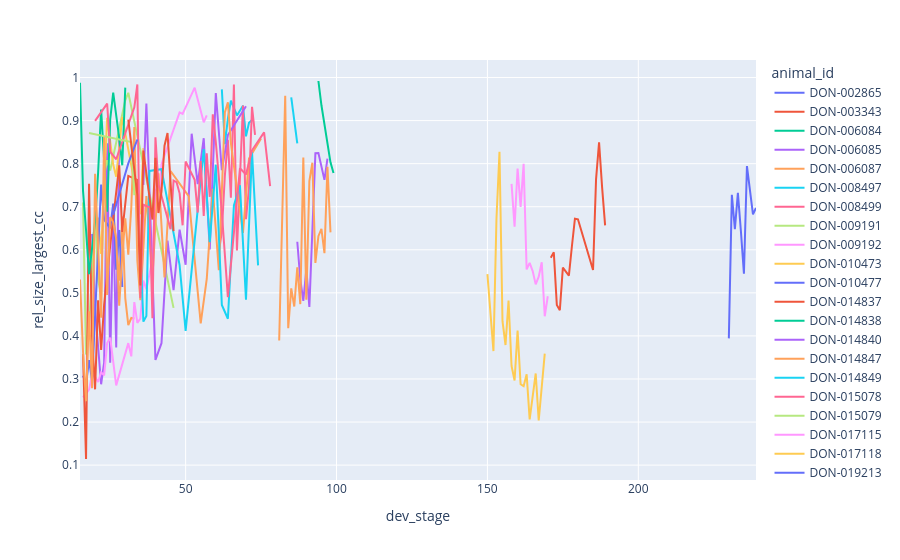

Notebook code cell kept with this figure:
### Code cell
summaries_df_connect_thresh["rel_size_largest_cc"] = (
    summaries_df_connect_thresh["size_largest_cc"]
    / summaries_df_connect_thresh["num_neurons"]
)
fig = px.line(
    summaries_df_connect_thresh,
    x="dev_stage",
    y="rel_size_largest_cc",
    color="animal_id",
)
fig.show()

### Figure 1 — Plotly figure (JSON) as saved in the notebook; plotly's stock layout.template omitted (floating-point values rounded to 4 significant figures)
{"data": [{"hovertemplate": "animal_id=DON-002865<br>dev_stage=%{x}<br>rel_size_largest_cc=%{y}<extra></extra>", "legendgroup": "DON-002865", "line": {"color": "#636efa", "dash": "solid"}, "marker": {"symbol": "circle"}, "mode": "lines", "name": "DON-002865", "orientation": "v", "showlegend": true, "type": "scatter", "x": [230, 231, 232, 233, 234, 235, 236, 238, 239], "xaxis": "x", "y": [0.3943, 0.7278, 0.6481, 0.7321, 0.643, 0.5443, 0.7944, 0.6823, 0.6971], "yaxis": "y"}, {"hovertemplate": "animal_id=DON-003343<br>dev_stage=%{x}<br>rel_size_largest_cc=%{y}<extra></extra>", "legendgroup": "DON-003343", "line": {"color": "#EF553B", "dash": "solid"}, "marker": {"symbol": "circle"}, "mode": "lines", "name": "DON-003343", "orientation": "v", "showlegend": true, "type": "scatter", "x": [171, 172, 173, 174, 175, 177, 178, 179, 180, 184, 185, 186, 187, 188, 189], "xaxis": "x", "y": [0.5817, 0.5941, 0.4721, 0.4597, 0.5586, 0.5399, 0.6083, 0.6723, 0.6709, 0.5729, 0.553, 0.7636, 0.8493, 0.7454, 0.6567], "yaxis": "y"}, {"hovertemplate": "animal_id=DON-006084<br>dev_stage=%{x}<br>rel_size_largest_cc=%{y}<extra></extra>", "legendgroup": "DON-006084", "line": {"color": "#00cc96", "dash": "solid"}, "marker": {"symbol": "circle"}, "mode": "lines", "name": "DON-006084", "orientation": "v", "showlegend": true, "type": "scatter", "x": [20], "xaxis": "x", "y": [0.8278], "yaxis": "y"}, {"hovertemplate": "animal_id=DON-006085<br>dev_stage=%{x}<br>rel_size_largest_cc=%{y}<extra></extra>", "legendgroup": "DON-006085", "line": {"color": "#ab63fa", "dash": "solid"}, "marker": {"symbol": "circle"}, "mode": "lines", "name": "DON-006085", "orientation": "v", "showlegend": true, "type": "scatter", "x": [19, 20, 22, 23, 24, 25, 26, 27, 28], "xaxis": "x", "y": [0.6366, 0.4621, 0.2877, 0.3388, 0.8475, 0.3379, 0.6775, 0.3731, 0.8681], "yaxis": "y"}, {"hovertemplate": "animal_id=DON-006087<br>dev_stage=%{x}<br>rel_size_largest_cc=%{y}<extra></extra>", "legendgroup": "DON-006087", "line": {"color": "#FFA15A", "dash": "solid"}, "marker": {"symbol": "circle"}, "mode": "lines", "name": "DON-006087", "orientation": "v", "showlegend": true, "type": "scatter", "x": [26, 28, 29, 30, 31, 32, 33], "xaxis": "x", "y": [0.6925, 0.5285, 0.6775, 0.4879, 0.4251, 0.4417, 0.4404], "yaxis": "y"}, {"hovertemplate": "animal_id=DON-008497<br>dev_stage=%{x}<br>rel_size_largest_cc=%{y}<extra></extra>", "legendgroup": "DON-008497", "line": {"color": "#19d3f3", "dash": "solid"}, "marker": {"symbol": "circle"}, "mode": "lines", "name": "DON-008497", "orientation": "v", "showlegend": true, "type": "scatter", "x": [62, 63, 64, 65, 67, 69, 70, 71, 72], "xaxis": "x", "y": [0.9724, 0.8454, 0.9044, 0.9466, 0.912, 0.9346, 0.8635, 0.8949, 0.9015], "yaxis": "y"}, {"hovertemplate": "animal_id=DON-008499<br>dev_stage=%{x}<br>rel_size_largest_cc=%{y}<extra></extra>", "legendgroup": "DON-008499", "line": {"color": "#FF6692", "dash": "solid"}, "marker": {"symbol": "circle"}, "mode": "lines", "name": "DON-008499", "orientation": "v", "showlegend": true, "type": "scatter", "x": [61, 62, 63, 64, 65, 66, 67, 69, 70, 71, 72, 73], "xaxis": "x", "y": [0.5947, 0.6423, 0.7719, 0.8554, 0.7209, 0.9841, 0.5985, 0.9349, 0.6712, 0.7439, 0.9321, 0.8671], "yaxis": "y"}, {"hovertemplate": "animal_id=DON-009191<br>dev_stage=%{x}<br>rel_size_largest_cc=%{y}<extra></extra>", "legendgroup": "DON-009191", "line": {"color": "#B6E880", "dash": "solid"}, "marker": {"symbol": "circle"}, "mode": "lines", "name": "DON-009191", "orientation": "v", "showlegend": true, "type": "scatter", "x": [16, 17, 18, 19, 20, 21, 22, 23, 24, 25, 30, 31, 46], "xaxis": "x", "y": [0.7101, 0.3567, 0.4296, 0.5382, 0.6865, 0.5297, 0.4967, 0.7743, 0.8079, 0.7841, 0.947, 0.9647, 0.4651], "yaxis": "y"}, {"hovertemplate": "animal_id=DON-009192<br>dev_stage=%{x}<br>rel_size_largest_cc=%{y}<extra></extra>", "legendgroup": "DON-009192", "line": {"color": "#FF97FF", "dash": "solid"}, "marker": {"symbol": "circle"}, "mode": "lines", "name": "DON-009192", "orientation": "v", "showlegend": true, "type": "scatter", "x": [16, 18, 19, 20, 21, 22, 23, 24, 25, 27, 31, 32, 33, 34, 35, 36, 37, 39, 40, 41, 42, 48, 49, 53, 56, 57], "xaxis": "x", "y": [0.2572, 0.2753, 0.3091, 0.306, 0.2929, 0.3156, 0.3086, 0.3835, 0.3959, 0.2852, 0.3833, 0.3526, 0.4786, 0.4304, 0.4401, 0.5288, 0.5086, 0.5762, 0.7414, 0.6868, 0.7987, 0.9191, 0.9158, 0.9766, 0.8961, 0.9124], "yaxis": "y"}, {"hovertemplate": "animal_id=DON-010473<br>dev_stage=%{x}<br>rel_size_largest_cc=%{y}<extra></extra>", "legendgroup": "DON-010473", "line": {"color": "#FECB52", "dash": "solid"}, "marker": {"symbol": "circle"}, "mode": "lines", "name": "DON-010473", "orientation": "v", "showlegend": true, "type": "scatter", "x": [21, 22, 24, 26, 27, 29, 35, 36], "xaxis": "x", "y": [0.6751, 0.5906, 0.9067, 0.7981, 0.7697, 0.9088, 0.6825, 0.8361], "yaxis": "y"}, {"hovertemplate": "animal_id=DON-010477<br>dev_stage=%{x}<br>rel_size_largest_cc=%{y}<extra></extra>", "legendgroup": "DON-010477", "line": {"color": "#636efa", "dash": "solid"}, "marker": {"symbol": "circle"}, "mode": "lines", "name": "DON-010477", "orientation": "v", "showlegend": true, "type": "scatter", "x": [16, 17, 18, 19, 22, 23, 25, 26, 27, 28, 29], "xaxis": "x", "y": [0.308, 0.2884, 0.344, 0.2964, 0.7516, 0.6702, 0.6499, 0.7074, 0.5538, 0.6461, 0.5136], "yaxis": "y"}, {"hovertemplate": "animal_id=DON-014837<br>dev_stage=%{x}<br>rel_size_largest_cc=%{y}<extra></extra>", "legendgroup": "DON-014837", "line": {"color": "#EF553B", "dash": "solid"}, "marker": {"symbol": "circle"}, "mode": "lines", "name": "DON-014837", "orientation": "v", "showlegend": true, "type": "scatter", "x": [16, 17, 18, 19, 20, 21, 22, 23, 25, 28, 29, 31, 34, 35], "xaxis": "x", "y": [0.3581, 0.1142, 0.7532, 0.3927, 0.276, 0.4826, 0.3674, 0.4726, 0.6098, 0.7962, 0.6415, 0.7716, 0.7622, 0.5631], "yaxis": "y"}, {"hovertemplate": "animal_id=DON-014838<br>dev_stage=%{x}<br>rel_size_largest_cc=%{y}<extra></extra>", "legendgroup": "DON-014838", "line": {"color": "#00cc96", "dash": "solid"}, "marker": {"symbol": "circle"}, "mode": "lines", "name": "DON-014838", "orientation": "v", "showlegend": true, "type": "scatter", "x": [15, 16, 17, 18, 20, 21, 22, 24, 25, 26, 28, 29, 30], "xaxis": "x", "y": [0.9881, 0.7367, 0.646, 0.5436, 0.6649, 0.7788, 0.9259, 0.6887, 0.9025, 0.9653, 0.8591, 0.7962, 0.9766], "yaxis": "y"}, {"hovertemplate": "animal_id=DON-014840<br>dev_stage=%{x}<br>rel_size_largest_cc=%{y}<extra></extra>", "legendgroup": "DON-014840", "line": {"color": "#ab63fa", "dash": "solid"}, "marker": {"symbol": "circle"}, "mode": "lines", "name": "DON-014840", "orientation": "v", "showlegend": true, "type": "scatter", "x": [36, 37, 40, 42, 44, 46, 48, 50, 52, 54, 56, 58, 60, 62, 64, 70], "xaxis": "x", "y": [0.7508, 0.9398, 0.3443, 0.3831, 0.6214, 0.5063, 0.647, 0.5652, 0.8696, 0.7525, 0.8592, 0.6008, 0.9641, 0.7847, 0.8664, 0.9333], "yaxis": "y"}, {"hovertemplate": "animal_id=DON-014847<br>dev_stage=%{x}<br>rel_size_largest_cc=%{y}<extra></extra>", "legendgroup": "DON-014847", "line": {"color": "#FFA15A", "dash": "solid"}, "marker": {"symbol": "circle"}, "mode": "lines", "name": "DON-014847", "orientation": "v", "showlegend": true, "type": "scatter", "x": [15, 16, 17, 18, 19, 20, 22, 23, 24, 25, 26, 27, 28, 29, 30, 31, 32, 33, 34, 35, 37, 39, 41, 43, 45, 51, 55, 57, 59, 61, 63, 64, 65, 69, 71, 75], "xaxis": "x", "y": [0.5308, 0.3632, 0.2485, 0.4571, 0.2785, 0.7767, 0.4423, 0.8636, 0.495, 0.6759, 0.6639, 0.626, 0.4702, 0.5866, 0.6731, 0.5885, 0.6988, 0.8853, 0.5754, 0.4831, 0.7249, 0.5368, 0.7778, 0.536, 0.783, 0.7249, 0.4293, 0.5323, 0.7416, 0.5526, 0.9188, 0.9425, 0.8478, 0.639, 0.8121, 0.8587], "yaxis": "y"}, {"hovertemplate": "animal_id=DON-014849<br>dev_stage=%{x}<br>rel_size_largest_cc=%{y}<extra></extra>", "legendgroup": "DON-014849", "line": {"color": "#19d3f3", "dash": "solid"}, "marker": {"symbol": "circle"}, "mode": "lines", "name": "DON-014849", "orientation": "v", "showlegend": true, "type": "scatter", "x": [35, 36, 37, 38, 42, 48, 50, 56, 58, 60, 62, 64, 66, 68, 70, 72, 74], "xaxis": "x", "y": [0.6035, 0.4332, 0.4463, 0.7832, 0.7873, 0.5644, 0.4119, 0.8339, 0.6179, 0.7977, 0.4718, 0.4399, 0.7032, 0.75, 0.4842, 0.8271, 0.5639], "yaxis": "y"}, {"hovertemplate": "animal_id=DON-015078<br>dev_stage=%{x}<br>rel_size_largest_cc=%{y}<extra></extra>", "legendgroup": "DON-015078", "line": {"color": "#FF6692", "dash": "solid"}, "marker": {"symbol": "circle"}, "mode": "lines", "name": "DON-015078", "orientation": "v", "showlegend": true, "type": "scatter", "x": [20, 24, 25, 27, 33, 34, 35, 36, 38, 39, 40, 41, 45, 46, 47, 48, 49, 50, 53, 54, 55, 56, 57, 58, 59, 60, 62, 64, 68, 70, 72, 76, 78], "xaxis": "x", "y": [0.8993, 0.9396, 0.8277, 0.8102, 0.9308, 0.9841, 0.4881, 0.7045, 0.6989, 0.4411, 0.8611, 0.7516, 0.6478, 0.7608, 0.757, 0.7311, 0.6569, 0.8052, 0.7623, 0.6865, 0.806, 0.6787, 0.8238, 0.723, 0.9145, 0.8507, 0.6872, 0.49, 0.7894, 0.775, 0.8311, 0.8728, 0.7477], "yaxis": "y"}, {"hovertemplate": "animal_id=DON-015079<br>dev_stage=%{x}<br>rel_size_largest_cc=%{y}<extra></extra>", "legendgroup": "DON-015079", "line": {"color": "#B6E880", "dash": "solid"}, "marker": {"symbol": "circle"}, "mode": "lines", "name": "DON-015079", "orientation": "v", "showlegend": true, "type": "scatter", "x": [18, 32, 33], "xaxis": "x", "y": [0.8711, 0.8503, 0.7267], "yaxis": "y"}, {"hovertemplate": "animal_id=DON-017115<br>dev_stage=%{x}<br>rel_size_largest_cc=%{y}<extra></extra>", "legendgroup": "DON-017115", "line": {"color": "#FF97FF", "dash": "solid"}, "marker": {"symbol": "circle"}, "mode": "lines", "name": "DON-017115", "orientation": "v", "showlegend": true, "type": "scatter", "x": [158, 159, 160, 161, 162, 163, 164, 165, 166, 167, 168, 169, 170], "xaxis": "x", "y": [0.753, 0.6538, 0.7886, 0.6997, 0.7997, 0.5545, 0.5697, 0.5507, 0.5197, 0.5375, 0.5711, 0.4457, 0.4921], "yaxis": "y"}, {"hovertemplate": "animal_id=DON-017118<br>dev_stage=%{x}<br>rel_size_largest_cc=%{y}<extra></extra>", "legendgroup": "DON-017118", "line": {"color": "#FECB52", "dash": "solid"}, "marker": {"symbol": "circle"}, "mode": "lines", "name": "DON-017118", "orientation": "v", "showlegend": true, "type": "scatter", "x": [150, 151, 152, 153, 154, 155, 156, 157, 158, 159, 160, 161, 162, 163, 164, 166, 167, 169], "xaxis": "x", "y": [0.5436, 0.4424, 0.3648, 0.6715, 0.8278, 0.4341, 0.3789, 0.4821, 0.3302, 0.2966, 0.4125, 0.2879, 0.2834, 0.311, 0.2063, 0.3129, 0.2036, 0.359], "yaxis": "y"}, {"hovertemplate": "animal_id=DON-019213<br>dev_stage=%{x}<br>rel_size_largest_cc=%{y}<extra></extra>", "legendgroup": "DON-019213", "line": {"color": "#636efa", "dash": "solid"}, "marker": {"symbol": "circle"}, "mode": "lines", "name": "DON-019213", "orientation": "v", "showlegend": true, "type": "scatter", "x": [26, 31, 34], "xaxis": "x", "y": [0.6812, 0.8007, 0.8562], "yaxis": "y"}, {"hovertemplate": "animal_id=DON-019542<br>dev_stage=%{x}<br>rel_size_largest_cc=%{y}<extra></extra>", "legendgroup": "DON-019542", "line": {"color": "#EF553B", "dash": "solid"}, "marker": {"symbol": "circle"}, "mode": "lines", "name": "DON-019542", "orientation": "v", "showlegend": true, "type": "scatter", "x": [31, 34, 35, 36, 39, 40, 41, 42, 43, 44, 46], "xaxis": "x", "y": [0.9022, 0.7273, 0.5173, 0.8305, 0.6703, 0.8137, 0.6854, 0.7353, 0.8418, 0.8711, 0.6434], "yaxis": "y"}, {"hovertemplate": "animal_id=DON-019608<br>dev_stage=%{x}<br>rel_size_largest_cc=%{y}<extra></extra>", "legendgroup": "DON-019608", "line": {"color": "#00cc96", "dash": "solid"}, "marker": {"symbol": "circle"}, "mode": "lines", "name": "DON-019608", "orientation": "v", "showlegend": true, "type": "scatter", "x": [94, 95, 98, 99], "xaxis": "x", "y": [0.992, 0.9356, 0.8032, 0.7785], "yaxis": "y"}, {"hovertemplate": "animal_id=DON-019609<br>dev_stage=%{x}<br>rel_size_largest_cc=%{y}<extra></extra>", "legendgroup": "DON-019609", "line": {"color": "#ab63fa", "dash": "solid"}, "marker": {"symbol": "circle"}, "mode": "lines", "name": "DON-019609", "orientation": "v", "showlegend": true, "type": "scatter", "x": [87, 88, 89, 90, 91, 93, 94, 96, 97], "xaxis": "x", "y": [0.6188, 0.531, 0.4816, 0.5551, 0.4672, 0.8245, 0.8248, 0.7623, 0.8117], "yaxis": "y"}, {"hovertemplate": "animal_id=DON-019747<br>dev_stage=%{x}<br>rel_size_largest_cc=%{y}<extra></extra>", "legendgroup": "DON-019747", "line": {"color": "#FFA15A", "dash": "solid"}, "marker": {"symbol": "circle"}, "mode": "lines", "name": "DON-019747", "orientation": "v", "showlegend": true, "type": "scatter", "x": [81, 83, 84, 85, 86, 87, 88, 89, 90, 91, 92, 93, 94, 95, 96, 97, 98], "xaxis": "x", "y": [0.3895, 0.9579, 0.4181, 0.5104, 0.4683, 0.5592, 0.4738, 0.8143, 0.4841, 0.7594, 0.8022, 0.5697, 0.6315, 0.6489, 0.5923, 0.7929, 0.6404], "yaxis": "y"}, {"hovertemplate": "animal_id=DON-019748<br>dev_stage=%{x}<br>rel_size_largest_cc=%{y}<extra></extra>", "legendgroup": "DON-019748", "line": {"color": "#19d3f3", "dash": "solid"}, "marker": {"symbol": "circle"}, "mode": "lines", "name": "DON-019748", "orientation": "v", "showlegend": true, "type": "scatter", "x": [85, 87], "xaxis": "x", "y": [0.9542, 0.8474], "yaxis": "y"}], "layout": {"legend": {"title": {"text": "animal_id"}, "tracegroupgap": 0}, "margin": {"t": 60}, "xaxis": {"anchor": "y", "domain": [0.0, 1.0], "title": {"text": "dev_stage"}}, "yaxis": {"anchor": "x", "domain": [0.0, 1.0], "title": {"text": "rel_size_largest_cc"}}}}
